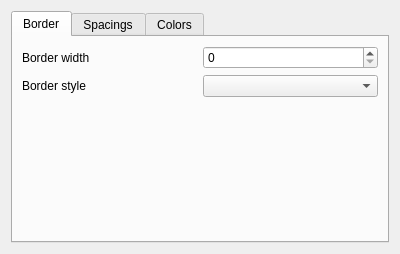
<?xml version="1.0" encoding="UTF-8"?>
<ui version="4.0">
 <class>Editor::Internal::TablePropertiesWidget</class>
 <widget class="QWidget" name="Editor::Internal::TablePropertiesWidget">
  <property name="geometry">
   <rect>
    <x>0</x>
    <y>0</y>
    <width>400</width>
    <height>254</height>
   </rect>
  </property>
  <property name="windowTitle">
   <string>Form</string>
  </property>
  <layout class="QGridLayout" name="gridLayout">
   <item row="0" column="0">
    <widget class="QTabWidget" name="tabWidget">
     <property name="currentIndex">
      <number>0</number>
     </property>
     <widget class="QWidget" name="tab">
      <attribute name="title">
       <string>Border</string>
      </attribute>
      <layout class="QGridLayout" name="gridLayout_4">
       <item row="0" column="0">
        <widget class="QLabel" name="label">
         <property name="text">
          <string>Border width</string>
         </property>
        </widget>
       </item>
       <item row="0" column="1">
        <widget class="QSpinBox" name="borderWidthSpin"/>
       </item>
       <item row="1" column="0">
        <widget class="QLabel" name="label_2">
         <property name="text">
          <string>Border style</string>
         </property>
        </widget>
       </item>
       <item row="1" column="1">
        <widget class="QComboBox" name="borderStyleCombo"/>
       </item>
       <item row="2" column="0">
        <spacer name="verticalSpacer_3">
         <property name="orientation">
          <enum>Qt::Vertical</enum>
         </property>
         <property name="sizeHint" stdset="0">
          <size>
           <width>20</width>
           <height>40</height>
          </size>
         </property>
        </spacer>
       </item>
      </layout>
     </widget>
     <widget class="QWidget" name="tab_3">
      <attribute name="title">
       <string>Spacings</string>
      </attribute>
      <layout class="QGridLayout" name="gridLayout_3">
       <item row="0" column="0">
        <widget class="QLabel" name="label_7">
         <property name="text">
          <string>Cell padding</string>
         </property>
        </widget>
       </item>
       <item row="0" column="1">
        <widget class="QSpinBox" name="cellPaddingSpin"/>
       </item>
       <item row="1" column="0">
        <widget class="QLabel" name="label_8">
         <property name="text">
          <string>Cell margins</string>
         </property>
        </widget>
       </item>
       <item row="1" column="1">
        <widget class="QSpinBox" name="cellMarginSpin"/>
       </item>
       <item row="2" column="0">
        <widget class="QCheckBox" name="checkBox_2">
         <property name="text">
          <string>Adjust column size</string>
         </property>
        </widget>
       </item>
       <item row="3" column="0">
        <widget class="QCheckBox" name="checkBox_3">
         <property name="text">
          <string>Adjust row size</string>
         </property>
        </widget>
       </item>
       <item row="4" column="0">
        <spacer name="verticalSpacer_2">
         <property name="orientation">
          <enum>Qt::Vertical</enum>
         </property>
         <property name="sizeHint" stdset="0">
          <size>
           <width>20</width>
           <height>40</height>
          </size>
         </property>
        </spacer>
       </item>
      </layout>
     </widget>
     <widget class="QWidget" name="tab_2">
      <attribute name="title">
       <string>Colors</string>
      </attribute>
      <layout class="QGridLayout" name="gridLayout_2">
       <item row="0" column="0" colspan="2">
        <widget class="QCheckBox" name="alternateColorsCheck">
         <property name="text">
          <string>Alterning rows color</string>
         </property>
        </widget>
       </item>
       <item row="1" column="0">
        <widget class="QLabel" name="label_4">
         <property name="text">
          <string>Border color</string>
         </property>
        </widget>
       </item>
       <item row="1" column="1">
        <widget class="QPushButton" name="borderColorButton">
         <property name="minimumSize">
          <size>
           <width>20</width>
           <height>20</height>
          </size>
         </property>
         <property name="maximumSize">
          <size>
           <width>20</width>
           <height>20</height>
          </size>
         </property>
         <property name="text">
          <string/>
         </property>
        </widget>
       </item>
       <item row="2" column="0">
        <widget class="QLabel" name="label_6">
         <property name="text">
          <string>Cells background color</string>
         </property>
        </widget>
       </item>
       <item row="2" column="1">
        <widget class="QPushButton" name="cellBackgroundColorButton">
         <property name="minimumSize">
          <size>
           <width>20</width>
           <height>20</height>
          </size>
         </property>
         <property name="maximumSize">
          <size>
           <width>20</width>
           <height>20</height>
          </size>
         </property>
         <property name="text">
          <string/>
         </property>
        </widget>
       </item>
       <item row="3" column="0">
        <spacer name="verticalSpacer">
         <property name="orientation">
          <enum>Qt::Vertical</enum>
         </property>
         <property name="sizeHint" stdset="0">
          <size>
           <width>20</width>
           <height>40</height>
          </size>
         </property>
        </spacer>
       </item>
      </layout>
     </widget>
    </widget>
   </item>
  </layout>
 </widget>
 <resources/>
 <connections/>
</ui>
